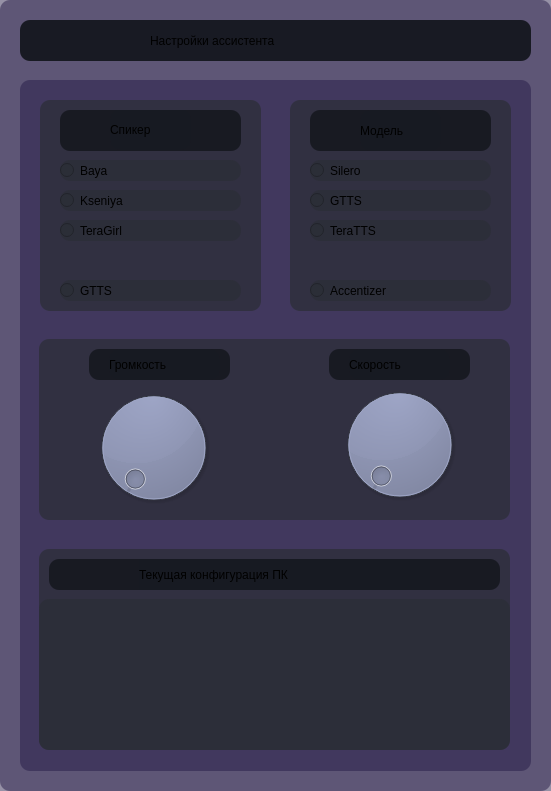
                           <widget class="QFrame" name="frame_7">
                            <property name="geometry">
                             <rect>
                              <x>30</x>
                              <y>20</y>
                              <width>551</width>
                              <height>791</height>
                             </rect>
                            </property>
                            <property name="styleSheet">
                             <string notr="true">background-color: rgba(31, 21, 65, 120);
border-radius: 10px</string>
                            </property>
                            <property name="frameShape">
                             <enum>QFrame::Shape::StyledPanel</enum>
                            </property>
                            <property name="frameShadow">
                             <enum>QFrame::Shadow::Raised</enum>
                            </property>
                            <widget class="QFrame" name="frame_9">
                             <property name="geometry">
                              <rect>
                               <x>20</x>
                               <y>20</y>
                               <width>511</width>
                               <height>41</height>
                              </rect>
                             </property>
                             <property name="styleSheet">
                              <string notr="true">background-color: rgba(23, 25, 34, 250);</string>
                             </property>
                             <property name="frameShape">
                              <enum>QFrame::Shape::StyledPanel</enum>
                             </property>
                             <property name="frameShadow">
                              <enum>QFrame::Shadow::Raised</enum>
                             </property>
                             <widget class="QLabel" name="label">
                              <property name="geometry">
                               <rect>
                                <x>130</x>
                                <y>0</y>
                                <width>291</width>
                                <height>41</height>
                               </rect>
                              </property>
                              <property name="styleSheet">
                               <string notr="true">font: 9pt &quot;Peak 5pt&quot;;
font: 700 16pt &quot;Script MT Bold&quot;;
background-color: rgba(31, 21, 65, 0);
border-radius: 10px</string>
                              </property>
                              <property name="text">
                               <string>Настройки ассистента</string>
                              </property>
                             </widget>
                            </widget>
                            <widget class="QFrame" name="frame_15">
                             <property name="geometry">
                              <rect>
                               <x>20</x>
                               <y>80</y>
                               <width>511</width>
                               <height>691</height>
                              </rect>
                             </property>
                             <property name="frameShape">
                              <enum>QFrame::Shape::StyledPanel</enum>
                             </property>
                             <property name="frameShadow">
                              <enum>QFrame::Shadow::Raised</enum>
                             </property>
                             <widget class="QFrame" name="frame_17">
                              <property name="geometry">
                               <rect>
                                <x>20</x>
                                <y>20</y>
                                <width>221</width>
                                <height>211</height>
                               </rect>
                              </property>
                              <property name="styleSheet">
                               <string notr="true">background-color: rgba(43, 45, 54, 180);</string>
                              </property>
                              <property name="frameShape">
                               <enum>QFrame::Shape::StyledPanel</enum>
                              </property>
                              <property name="frameShadow">
                               <enum>QFrame::Shadow::Raised</enum>
                              </property>
                              <widget class="QFrame" name="frame_35">
                               <property name="geometry">
                                <rect>
                                 <x>20</x>
                                 <y>10</y>
                                 <width>181</width>
                                 <height>41</height>
                                </rect>
                               </property>
                               <property name="styleSheet">
                                <string notr="true">background-color: rgba(23, 25, 34, 250);</string>
                               </property>
                               <property name="frameShape">
                                <enum>QFrame::Shape::StyledPanel</enum>
                               </property>
                               <property name="frameShadow">
                                <enum>QFrame::Shadow::Raised</enum>
                               </property>
                               <widget class="QLabel" name="label_9">
                                <property name="geometry">
                                 <rect>
                                  <x>50</x>
                                  <y>-1</y>
                                  <width>81</width>
                                  <height>41</height>
                                 </rect>
                                </property>
                                <property name="styleSheet">
                                 <string notr="true">font: 9pt &quot;Peak 5pt&quot;;
font: 700 14pt &quot;Script MT Bold&quot;;</string>
                                </property>
                                <property name="text">
                                 <string>Спикер</string>
                                </property>
                               </widget>
                              </widget>
                              <widget class="QRadioButton" name="radioButton_2">
                               <property name="geometry">
                                <rect>
                                 <x>20</x>
                                 <y>60</y>
                                 <width>181</width>
                                 <height>21</height>
                                </rect>
                               </property>
                               <property name="text">
                                <string>Baya</string>
                               </property>
                              </widget>
                              <widget class="QRadioButton" name="radioButton_3">
                               <property name="geometry">
                                <rect>
                                 <x>20</x>
                                 <y>90</y>
                                 <width>181</width>
                                 <height>21</height>
                                </rect>
                               </property>
                               <property name="text">
                                <string>Kseniya</string>
                               </property>
                              </widget>
                              <widget class="QRadioButton" name="radioButton_4">
                               <property name="geometry">
                                <rect>
                                 <x>20</x>
                                 <y>180</y>
                                 <width>181</width>
                                 <height>21</height>
                                </rect>
                               </property>
                               <property name="text">
                                <string>GTTS</string>
                               </property>
                              </widget>
                              <widget class="QRadioButton" name="radioButton_8">
                               <property name="geometry">
                                <rect>
                                 <x>20</x>
                                 <y>120</y>
                                 <width>181</width>
                                 <height>21</height>
                                </rect>
                               </property>
                               <property name="text">
                                <string>TeraGirl</string>
                               </property>
                              </widget>
                             </widget>
                             <widget class="QFrame" name="frame_28">
                              <property name="geometry">
                               <rect>
                                <x>270</x>
                                <y>20</y>
                                <width>221</width>
                                <height>211</height>
                               </rect>
                              </property>
                              <property name="styleSheet">
                               <string notr="true">background-color: rgba(43, 45, 54, 180);</string>
                              </property>
                              <property name="frameShape">
                               <enum>QFrame::Shape::StyledPanel</enum>
                              </property>
                              <property name="frameShadow">
                               <enum>QFrame::Shadow::Raised</enum>
                              </property>
                              <widget class="QFrame" name="frame_36">
                               <property name="geometry">
                                <rect>
                                 <x>20</x>
                                 <y>10</y>
                                 <width>181</width>
                                 <height>41</height>
                                </rect>
                               </property>
                               <property name="styleSheet">
                                <string notr="true">background-color: rgba(23, 25, 34, 250);</string>
                               </property>
                               <property name="frameShape">
                                <enum>QFrame::Shape::StyledPanel</enum>
                               </property>
                               <property name="frameShadow">
                                <enum>QFrame::Shadow::Raised</enum>
                               </property>
                               <widget class="QLabel" name="label_10">
                                <property name="geometry">
                                 <rect>
                                  <x>50</x>
                                  <y>0</y>
                                  <width>81</width>
                                  <height>41</height>
                                 </rect>
                                </property>
                                <property name="styleSheet">
                                 <string notr="true">font: 9pt &quot;Peak 5pt&quot;;
font: 700 14pt &quot;Script MT Bold&quot;;</string>
                                </property>
                                <property name="text">
                                 <string>Модель</string>
                                </property>
                               </widget>
                              </widget>
                              <widget class="QRadioButton" name="radioButton_5">
                               <property name="geometry">
                                <rect>
                                 <x>20</x>
                                 <y>60</y>
                                 <width>181</width>
                                 <height>21</height>
                                </rect>
                               </property>
                               <property name="text">
                                <string>Silero</string>
                               </property>
                              </widget>
                              <widget class="QRadioButton" name="radioButton_6">
                               <property name="geometry">
                                <rect>
                                 <x>20</x>
                                 <y>90</y>
                                 <width>181</width>
                                 <height>21</height>
                                </rect>
                               </property>
                               <property name="text">
                                <string>GTTS</string>
                               </property>
                              </widget>
                              <widget class="QFrame" name="frame_43">
                               <property name="geometry">
                                <rect>
                                 <x>10</x>
                                 <y>140</y>
                                 <width>201</width>
                                 <height>31</height>
                                </rect>
                               </property>
                               <property name="styleSheet">
                                <string notr="true">background-color:rgba(0, 170, 0,0);</string>
                               </property>
                               <property name="frameShape">
                                <enum>QFrame::Shape::StyledPanel</enum>
                               </property>
                               <property name="frameShadow">
                                <enum>QFrame::Shadow::Raised</enum>
                               </property>
                              </widget>
                              <widget class="QRadioButton" name="radioButton_7">
                               <property name="geometry">
                                <rect>
                                 <x>20</x>
                                 <y>120</y>
                                 <width>181</width>
                                 <height>21</height>
                                </rect>
                               </property>
                               <property name="text">
                                <string>TeraTTS</string>
                               </property>
                              </widget>
                              <widget class="QRadioButton" name="AccentizerRadioButton">
                               <property name="geometry">
                                <rect>
                                 <x>20</x>
                                 <y>180</y>
                                 <width>181</width>
                                 <height>21</height>
                                </rect>
                               </property>
                               <property name="styleSheet">
                                <string notr="true">background-color: rgba(43, 45, 54, 180);</string>
                               </property>
                               <property name="text">
                                <string>Accentizer</string>
                               </property>
                              </widget>
                             </widget>
                             <widget class="QFrame" name="frame_37">
                              <property name="geometry">
                               <rect>
                                <x>19</x>
                                <y>469</y>
                                <width>471</width>
                                <height>201</height>
                               </rect>
                              </property>
                              <property name="styleSheet">
                               <string notr="true">background-color: rgba(43, 45, 54, 180);</string>
                              </property>
                              <property name="frameShape">
                               <enum>QFrame::Shape::StyledPanel</enum>
                              </property>
                              <property name="frameShadow">
                               <enum>QFrame::Shadow::Raised</enum>
                              </property>
                              <widget class="QWidget" name="horizontalLayoutWidget_12">
                               <property name="geometry">
                                <rect>
                                 <x>0</x>
                                 <y>50</y>
                                 <width>471</width>
                                 <height>151</height>
                                </rect>
                               </property>
                               <layout class="QHBoxLayout" name="configure_pc_layout"/>
                              </widget>
                              <widget class="QFrame" name="frame_55">
                               <property name="geometry">
                                <rect>
                                 <x>10</x>
                                 <y>10</y>
                                 <width>451</width>
                                 <height>31</height>
                                </rect>
                               </property>
                               <property name="styleSheet">
                                <string notr="true">background-color: rgba(23, 25, 34, 250);</string>
                               </property>
                               <property name="frameShape">
                                <enum>QFrame::Shape::StyledPanel</enum>
                               </property>
                               <property name="frameShadow">
                                <enum>QFrame::Shadow::Raised</enum>
                               </property>
                               <widget class="QLabel" name="label_18">
                                <property name="geometry">
                                 <rect>
                                  <x>90</x>
                                  <y>-10</y>
                                  <width>291</width>
                                  <height>51</height>
                                 </rect>
                                </property>
                                <property name="styleSheet">
                                 <string notr="true">font: 9pt &quot;Peak 5pt&quot;;
font: 700 14pt &quot;Script MT Bold&quot;;</string>
                                </property>
                                <property name="text">
                                 <string>Текущая конфигурация ПК</string>
                                </property>
                               </widget>
                              </widget>
                             </widget>
                             <widget class="QFrame" name="frame_38">
                              <property name="geometry">
                               <rect>
                                <x>19</x>
                                <y>259</y>
                                <width>471</width>
                                <height>181</height>
                               </rect>
                              </property>
                              <property name="styleSheet">
                               <string notr="true">background-color: rgba(43, 45, 54, 180);</string>
                              </property>
                              <property name="frameShape">
                               <enum>QFrame::Shape::StyledPanel</enum>
                              </property>
                              <property name="frameShadow">
                               <enum>QFrame::Shadow::Raised</enum>
                              </property>
                              <widget class="QDial" name="dial">
                               <property name="geometry">
                                <rect>
                                 <x>260</x>
                                 <y>40</y>
                                 <width>201</width>
                                 <height>131</height>
                                </rect>
                               </property>
                              </widget>
                              <widget class="QDial" name="dial_2">
                               <property name="geometry">
                                <rect>
                                 <x>9</x>
                                 <y>43</y>
                                 <width>211</width>
                                 <height>131</height>
                                </rect>
                               </property>
                              </widget>
                              <widget class="QFrame" name="frame_39">
                               <property name="geometry">
                                <rect>
                                 <x>50</x>
                                 <y>10</y>
                                 <width>141</width>
                                 <height>31</height>
                                </rect>
                               </property>
                               <property name="styleSheet">
                                <string notr="true">background-color: rgba(23, 25, 34, 250);</string>
                               </property>
                               <property name="frameShape">
                                <enum>QFrame::Shape::StyledPanel</enum>
                               </property>
                               <property name="frameShadow">
                                <enum>QFrame::Shadow::Raised</enum>
                               </property>
                               <widget class="QLabel" name="label_12">
                                <property name="geometry">
                                 <rect>
                                  <x>20</x>
                                  <y>0</y>
                                  <width>111</width>
                                  <height>31</height>
                                 </rect>
                                </property>
                                <property name="styleSheet">
                                 <string notr="true">font: 9pt &quot;Peak 5pt&quot;;
font: 700 14pt &quot;Script MT Bold&quot;;</string>
                                </property>
                                <property name="text">
                                 <string>Громкость</string>
                                </property>
                               </widget>
                              </widget>
                              <widget class="QFrame" name="frame_42">
                               <property name="geometry">
                                <rect>
                                 <x>290</x>
                                 <y>10</y>
                                 <width>141</width>
                                 <height>31</height>
                                </rect>
                               </property>
                               <property name="styleSheet">
                                <string notr="true">background-color: rgba(23, 25, 34, 250);</string>
                               </property>
                               <property name="frameShape">
                                <enum>QFrame::Shape::StyledPanel</enum>
                               </property>
                               <property name="frameShadow">
                                <enum>QFrame::Shadow::Raised</enum>
                               </property>
                               <widget class="QLabel" name="label_13">
                                <property name="geometry">
                                 <rect>
                                  <x>20</x>
                                  <y>0</y>
                                  <width>101</width>
                                  <height>31</height>
                                 </rect>
                                </property>
                                <property name="styleSheet">
                                 <string notr="true">font: 9pt &quot;Peak 5pt&quot;;
font: 700 14pt &quot;Script MT Bold&quot;;</string>
                                </property>
                                <property name="text">
                                 <string>Скорость</string>
                                </property>
                               </widget>
                              </widget>
                             </widget>
                            </widget>
                           </widget>
